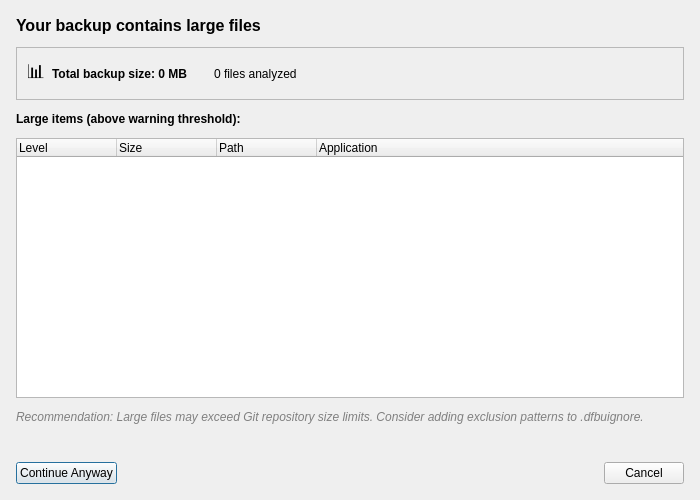
<?xml version="1.0" encoding="UTF-8"?>
<ui version="4.0">
 <class>SizeWarningDialog</class>
 <widget class="QDialog" name="SizeWarningDialog">
  <property name="geometry">
   <rect>
    <x>0</x>
    <y>0</y>
    <width>700</width>
    <height>500</height>
   </rect>
  </property>
  <property name="windowTitle">
   <string>Large Files Detected</string>
  </property>
  <property name="modal">
   <bool>true</bool>
  </property>
  <layout class="QVBoxLayout" name="mainLayout">
   <property name="spacing">
    <number>12</number>
   </property>
   <property name="leftMargin">
    <number>16</number>
   </property>
   <property name="topMargin">
    <number>16</number>
   </property>
   <property name="rightMargin">
    <number>16</number>
   </property>
   <property name="bottomMargin">
    <number>16</number>
   </property>
   <item>
    <widget class="QLabel" name="titleLabel">
     <property name="text">
      <string>Your backup contains large files</string>
     </property>
     <property name="font">
      <font>
       <pointsize>12</pointsize>
       <bold>true</bold>
      </font>
     </property>
    </widget>
   </item>
   <item>
    <widget class="QFrame" name="summaryFrame">
     <property name="frameShape">
      <enum>QFrame::StyledPanel</enum>
     </property>
     <property name="frameShadow">
      <enum>QFrame::Raised</enum>
     </property>
     <layout class="QHBoxLayout" name="summaryLayout">
      <item>
       <widget class="QLabel" name="totalSizeIcon">
        <property name="text">
         <string>📊</string>
        </property>
        <property name="font">
         <font>
          <pointsize>14</pointsize>
         </font>
        </property>
       </widget>
      </item>
      <item>
       <widget class="QLabel" name="totalSizeLabel">
        <property name="text">
         <string>Total backup size: 0 MB</string>
        </property>
        <property name="font">
         <font>
          <bold>true</bold>
         </font>
        </property>
       </widget>
      </item>
      <item>
       <spacer name="horizontalSpacer">
        <property name="orientation">
         <enum>Qt::Horizontal</enum>
        </property>
        <property name="sizeType">
         <enum>QSizePolicy::Fixed</enum>
        </property>
        <property name="sizeHint" stdset="0">
         <size>
          <width>20</width>
          <height>20</height>
         </size>
        </property>
       </spacer>
      </item>
      <item>
       <widget class="QLabel" name="fileCountLabel">
        <property name="text">
         <string>0 files analyzed</string>
        </property>
       </widget>
      </item>
      <item>
       <spacer name="horizontalSpacer2">
        <property name="orientation">
         <enum>Qt::Horizontal</enum>
        </property>
        <property name="sizeHint" stdset="0">
         <size>
          <width>40</width>
          <height>20</height>
         </size>
        </property>
       </spacer>
      </item>
     </layout>
    </widget>
   </item>
   <item>
    <widget class="QLabel" name="largeItemsLabel">
     <property name="text">
      <string>Large items (above warning threshold):</string>
     </property>
     <property name="font">
      <font>
       <bold>true</bold>
      </font>
     </property>
    </widget>
   </item>
   <item>
    <widget class="QTreeWidget" name="largeItemsTree">
     <property name="alternatingRowColors">
      <bool>true</bool>
     </property>
     <property name="rootIsDecorated">
      <bool>false</bool>
     </property>
     <property name="uniformRowHeights">
      <bool>true</bool>
     </property>
     <property name="columnCount">
      <number>4</number>
     </property>
     <attribute name="headerStretchLastSection">
      <bool>true</bool>
     </attribute>
     <column>
      <property name="text">
       <string>Level</string>
      </property>
      <property name="width">
       <number>80</number>
      </property>
     </column>
     <column>
      <property name="text">
       <string>Size</string>
      </property>
      <property name="width">
       <number>80</number>
      </property>
     </column>
     <column>
      <property name="text">
       <string>Path</string>
      </property>
      <property name="width">
       <number>350</number>
      </property>
     </column>
     <column>
      <property name="text">
       <string>Application</string>
      </property>
      <property name="width">
       <number>120</number>
      </property>
     </column>
    </widget>
   </item>
   <item>
    <widget class="QLabel" name="recommendationLabel">
     <property name="text">
      <string>Recommendation: Large files may exceed Git repository size limits. Consider adding exclusion patterns to .dfbuignore.</string>
     </property>
     <property name="wordWrap">
      <bool>true</bool>
     </property>
     <property name="styleSheet">
      <string>color: gray; font-style: italic;</string>
     </property>
    </widget>
   </item>
   <item>
    <widget class="QLabel" name="criticalWarningLabel">
     <property name="text">
      <string></string>
     </property>
     <property name="wordWrap">
      <bool>true</bool>
     </property>
     <property name="styleSheet">
      <string>color: red; font-weight: bold;</string>
     </property>
    </widget>
   </item>
   <item>
    <layout class="QHBoxLayout" name="buttonLayout">
     <item>
      <widget class="QPushButton" name="continueBtn">
       <property name="text">
        <string>Continue Anyway</string>
       </property>
       <property name="toolTip">
        <string>Proceed with backup including large files</string>
       </property>
      </widget>
     </item>
     <item>
      <spacer name="buttonSpacer">
       <property name="orientation">
        <enum>Qt::Horizontal</enum>
       </property>
       <property name="sizeHint" stdset="0">
        <size>
         <width>40</width>
         <height>20</height>
        </size>
       </property>
      </spacer>
     </item>
     <item>
      <widget class="QPushButton" name="cancelBtn">
       <property name="text">
        <string>Cancel</string>
       </property>
       <property name="toolTip">
        <string>Cancel backup and return to main window</string>
       </property>
      </widget>
     </item>
    </layout>
   </item>
  </layout>
 </widget>
 <resources/>
 <connections/>
</ui>
